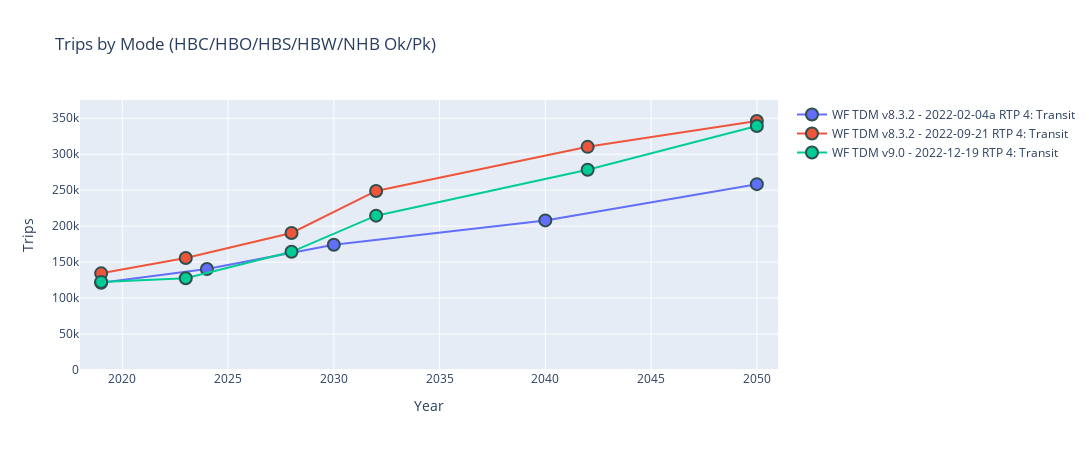
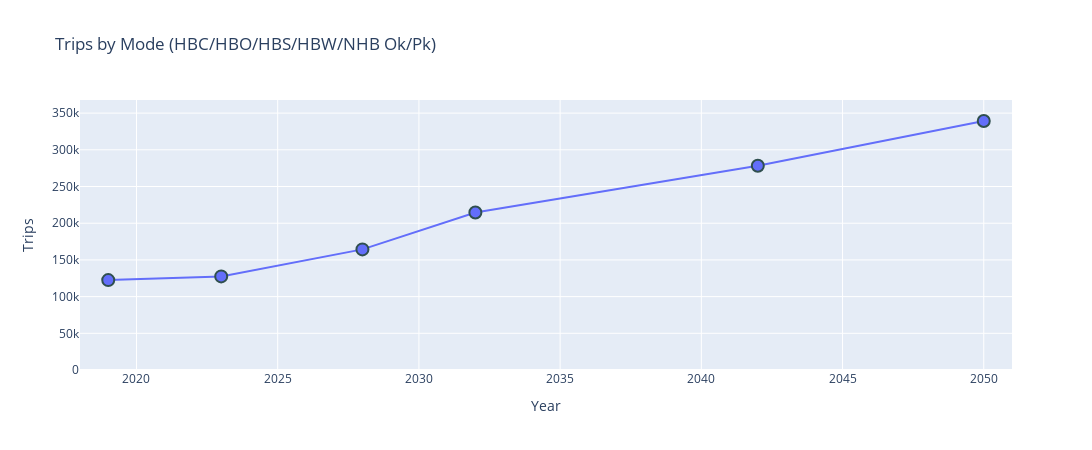
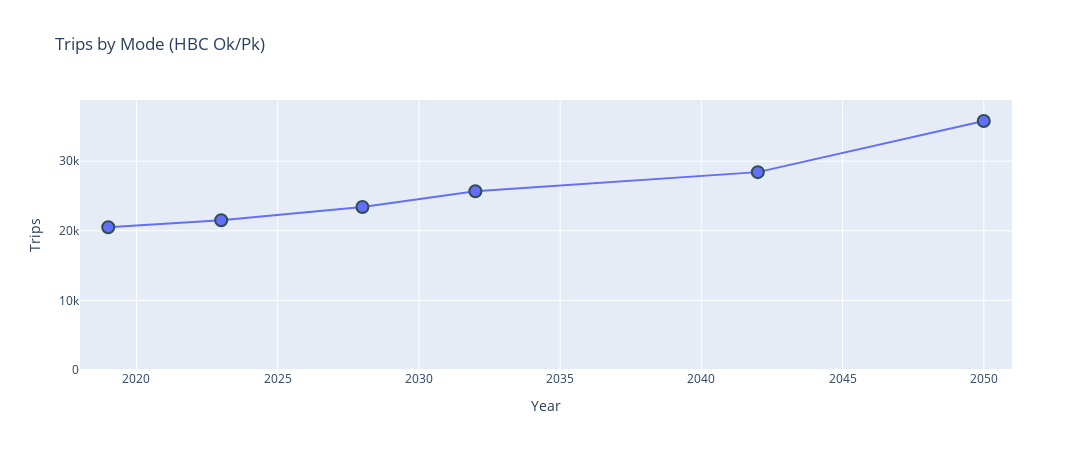
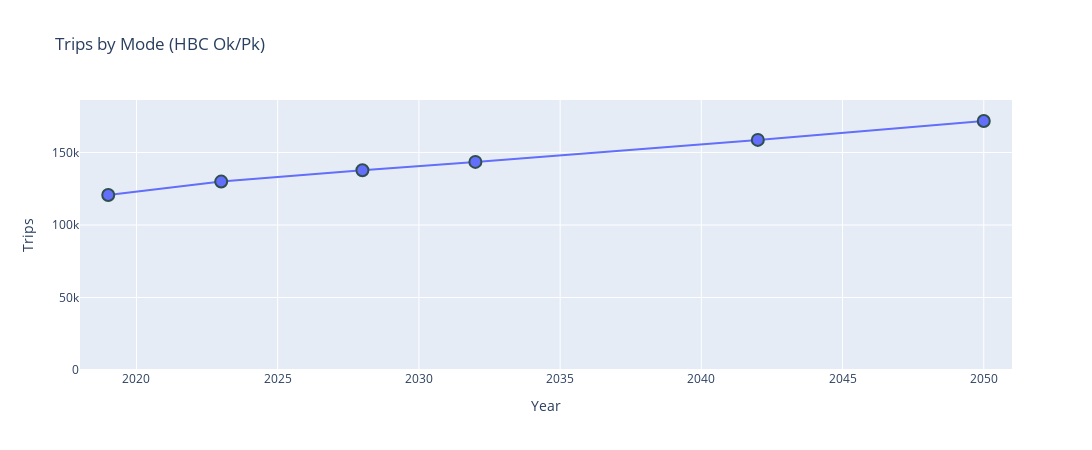

The notebook cell these images were saved under, in order:
### Code cell
# MAKE INTERACTIVE CHART
py.offline.init_notebook_mode(connected=True)

lstTdmVersionWithDate = dfTransitSummaryPlotData['tdmVersionWithDate'].unique().tolist()
lstScenarioGroups     = dfTransitSummaryPlotData['scenarioGroup'     ].unique().tolist()
lstModes              = dfTransitSummaryPlotData['modeGroup'         ].unique().tolist()
lstTripPurp           = dfTransitSummaryPlotData['TRIPPURP'          ].unique().tolist()
lstPeriod             = dfTransitSummaryPlotData['PERIOD'            ].unique().tolist()

# remove include in all list
lstScenarioGroups = [i for i in lstScenarioGroups if i not in lstIncludeInAll] 

selectTdmVersionsWithDate = widgets.SelectMultiple(options=lstTdmVersionWithDate, value=(lstTdmVersionWithDate), description='TDM Version'   )
selectScenarioGroups      = widgets.SelectMultiple(options=lstScenarioGroups    , value=('RTP',               ), description='Scenario Group')
selectModes               = widgets.SelectMultiple(options=lstModes             , value=('4: Transit',        ), description='Mode Group'    )
selectTripPurps           = widgets.SelectMultiple(options=lstTripPurp          , value=(lstTripPurp          ), description='Purpose'       )
selectPeriods             = widgets.SelectMultiple(options=lstPeriod            , value=(lstPeriod            ), description='Periods'       )

#custom extents
#xmin = widgets.Text(value='0'  , description='X Min')
#xmax = widgets.Text(value='160' , description='X Max')
#ymin = widgets.Text(value='0'  , description='Y Min')
#ymax = widgets.Text(value='.10', description='Y Max')

widgets.interactive(update_plot, tdmVersionsWithDate=selectTdmVersionsWithDate, scenarioGroups=selectScenarioGroups, modeGroups=selectModes, trippurps=selectTripPurps , periods=selectPeriods)

#ADD RAW OBSERVED CURVES

### Figure 1 — Plotly figure (JSON) as saved in the notebook; plotly's stock layout.template omitted (floating-point values rounded to 4 significant figures)
{"data": [{"marker": {"line": {"color": "DarkSlateGrey", "width": 2}, "size": 12}, "mode": "markers+lines", "name": "WF TDM v8.3.2 - 2022-02-04a RTP 4: Transit", "type": "scatter", "x": [2019, 2024, 2030, 2040, 2050], "y": [121321, 140408, 174053, 207976, 258408]}, {"marker": {"line": {"color": "DarkSlateGrey", "width": 2}, "size": 12}, "mode": "markers+lines", "name": "WF TDM v8.3.2 - 2022-09-21 RTP 4: Transit", "type": "scatter", "x": [2019, 2023, 2028, 2032, 2042, 2050], "y": [134370, 155741, 190569, 248930, 310261, 346188]}, {"marker": {"line": {"color": "DarkSlateGrey", "width": 2}, "size": 12}, "mode": "markers+lines", "name": "WF TDM v9.0 - 2022-12-19 RTP 4: Transit", "type": "scatter", "x": [2019, 2023, 2028, 2032, 2042, 2050], "y": [122503, 127540, 164321, 214591, 278318, 339257]}], "layout": {"height": 450, "title": {"text": "Trips by Mode (HBC/HBO/HBS/HBW/NHB Ok/Pk)"}, "width": 1200, "xaxis": {"range": [2018, 2051], "title": {"text": "Year"}}, "yaxis": {"rangemode": "tozero", "title": {"text": "Trips"}}}}

### Figure 2 — Plotly figure (JSON) as saved in the notebook; plotly's stock layout.template omitted (floating-point values rounded to 4 significant figures)
{"data": [{"marker": {"line": {"color": "DarkSlateGrey", "width": 2}, "size": 12}, "mode": "markers+lines", "name": "WF TDM v9.0 - 2022-12-19 RTP 4: Transit", "type": "scatter", "x": [2019, 2023, 2028, 2032, 2042, 2050], "y": [122503, 127540, 164321, 214591, 278318, 339257]}], "layout": {"height": 450, "title": {"text": "Trips by Mode (HBC/HBO/HBS/HBW/NHB Ok/Pk)"}, "width": 1200, "xaxis": {"range": [2018, 2051], "title": {"text": "Year"}}, "yaxis": {"rangemode": "tozero", "title": {"text": "Trips"}}}}

### Figure 3 — Plotly figure (JSON) as saved in the notebook; plotly's stock layout.template omitted (floating-point values rounded to 4 significant figures)
{"data": [{"marker": {"line": {"color": "DarkSlateGrey", "width": 2}, "size": 12}, "mode": "markers+lines", "name": "WF TDM v9.0 - 2022-12-19 RTP 4: Transit", "type": "scatter", "x": [2019, 2023, 2028, 2032, 2042, 2050], "y": [20510, 21513, 23409, 25687, 28426, 35772]}], "layout": {"height": 450, "title": {"text": "Trips by Mode (HBC Ok/Pk)"}, "width": 1200, "xaxis": {"range": [2018, 2051], "title": {"text": "Year"}}, "yaxis": {"rangemode": "tozero", "title": {"text": "Trips"}}}}

### Figure 4 — Plotly figure (JSON) as saved in the notebook; plotly's stock layout.template omitted (floating-point values rounded to 4 significant figures)
{"data": [{"marker": {"line": {"color": "DarkSlateGrey", "width": 2}, "size": 12}, "mode": "markers+lines", "name": "WF TDM v9.0 - 2022-12-19 RTP 0: Total", "type": "scatter", "x": [2019, 2023, 2028, 2032, 2042, 2050], "y": [120714, 129918, 137761, 143491, 158653, 171692]}], "layout": {"height": 450, "title": {"text": "Trips by Mode (HBC Ok/Pk)"}, "width": 1200, "xaxis": {"range": [2018, 2051], "title": {"text": "Year"}}, "yaxis": {"rangemode": "tozero", "title": {"text": "Trips"}}}}
